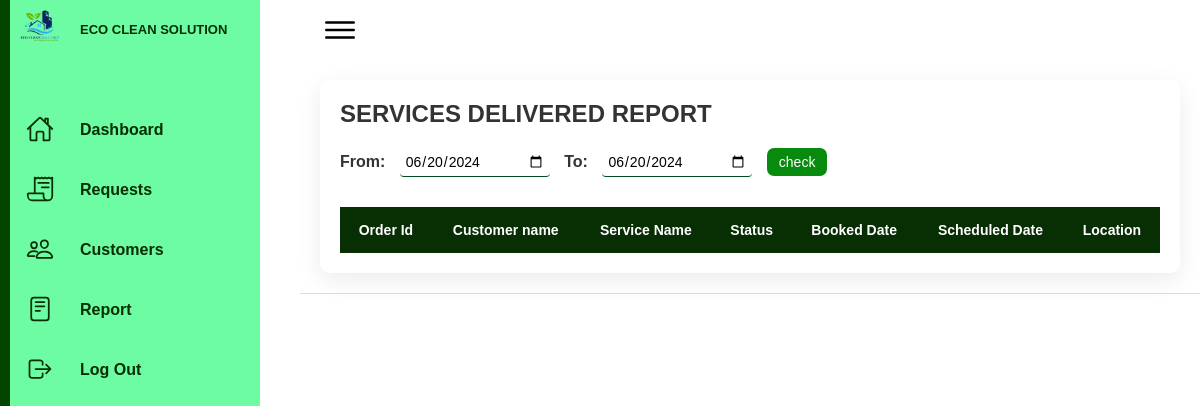
Before: /admin/report (signed in) with the older database file.
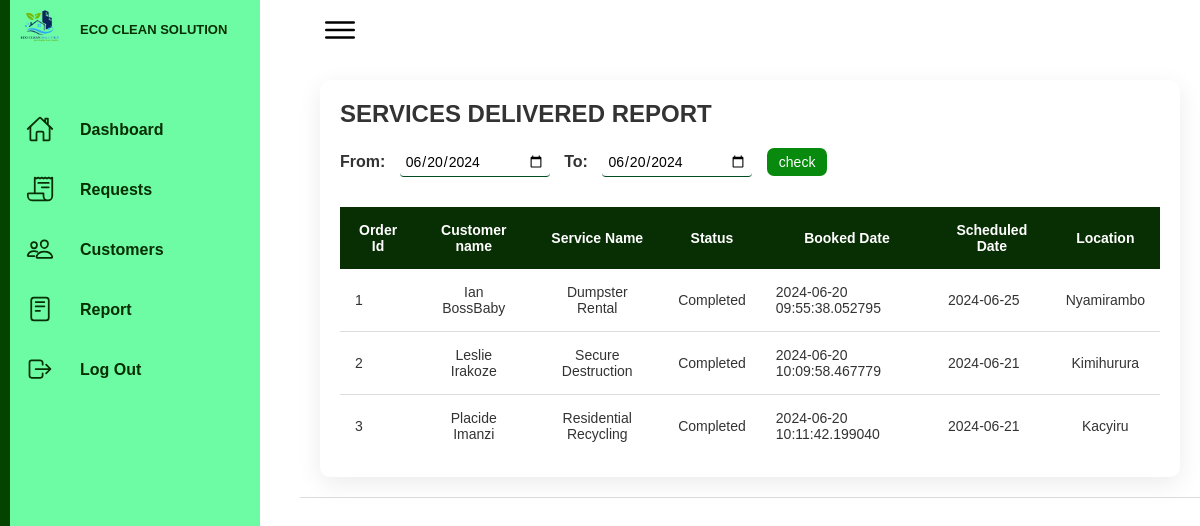
After: the same page with the newer database file.
### EcoApp/model.py (models this page shows, shortened)
class Order(db.Model):
    id = db.Column(db.Integer, primary_key=True)
    user_id = db.Column(db.Integer, db.ForeignKey('users.id'), nullable=False)
    timestamp = db.Column(db.DateTime, nullable=False, default=datetime.utcnow)
    scheduled_date = db.Column(db.Date, nullable=False)  # New column for scheduled date
    status = db.Column(db.String(20), nullable=False, default='Pending')  # Default status to 'Pending'
    order_services = db.relationship('OrderServices', backref='order', lazy=True)

class Users(db.Model, UserMixin):
    id = db.Column(db.Integer, primary_key=True)
    first_name = db.Column(db.String(20), nullable=False)
    last_name = db.Column(db.String(20), nullable=False)
    email = db.Column(db.String(40), nullable=False, unique=True)
    district = db.Column(db.String(20), nullable=False)
    sector = db.Column(db.String(20), nullable=False)
    village = db.Column(db.String(20), nullable=False)
    street = db.Column(db.String(20), nullable=True)
    password = db.Column(db.String(200), nullable=False)  # Increased length for hashed password
    cell = db.Column(db.String(20), nullable=False)
    is_admin = db.Column(db.Boolean, default=False)
    orders = db.relationship('Order', backref='user', lazy=True)

class Services(db.Model):
    id = db.Column(db.Integer, primary_key=True)
    service_name = db.Column(db.String(50), nullable=False, unique=True)
    price = db.Column(db.Integer, nullable=False)
    order_services = db.relationship('OrderServices', backref='service', lazy=True)

### EcoApp/routes.py (the view)
@app.route("/admin/report", methods=["GET", "POST"])
@login_required
def report():
    form = RangeTime()
    if not current_user.is_authenticated or not current_user.is_admin:
        abort(403)
    if request.method == 'GET':
        form.datefrom.data = datetime.now().date()
        form.dateto.data = datetime.now().date()
    if form.validate_on_submit():
        date_from = datetime.strptime(form.datefrom.data, "%Y-%m-%d").date()
        date_to = datetime.strptime(form.dateto.data, "%Y-%m-%d").date()
        ordersReq = Order.query.filter(Order.status == "Completed",
                                       Order.scheduled_date.between(date_from, date_to)).all()
    else:
        ordersReq = Order.query.filter_by(status="Completed").all()
    usersNumber = len(Users.query.filter(Users.email != "admin@gmail.com").all())
    ordersReqNumber = len(ordersReq)
    return render_template("adminrepo.html", ordersReq=ordersReq, number=usersNumber, reqnumber=ordersReqNumber, form=form)

### EcoApp/form.py
class RangeTime(FlaskForm):
    datefrom = DateField("From", validators=[DataRequired()])
    dateto = DateField("To", validators=[DataRequired()])
    submit= SubmitField("check")

### EcoApp/model.py (called while the page is built)
@login_manager.user_loader
def load_user(user_id):
    return Users.query.get(int(user_id))

### EcoApp/templates/adminrepo.html (shortened to what this page needs)
<!DOCTYPE html>
<html lang="en">
<head>
    <link rel="stylesheet" href="../static/admin-dash.css">
</head>
<body>
    <div class="container">
        <div class="navigation">
            <ul>
                <li>
                    <a href="{{ url_for('admin') }}">
                        <img class="icon" src="../static/images/logo.png" alt="">
                        <span class="topup">ECO CLEAN SOLUTION</span>
                    </a>
                </li>
                <li>
                    <a href="{{ url_for('admin') }}">
                        <span class="icon">
                            <ion-icon name="home-outline"></ion-icon>
                        </span>
                        <span class="title">Dashboard</span>
                    </a>
                </li>
                <li>
                    <a href="{{ url_for('admin' ) }}">
                        <span class="icon">
                            <ion-icon name="receipt-outline"></ion-icon>
                        </span>
                        <span class="title">Requests</span>
                    </a>
                </li>
                <li>
                    <a href="{{ url_for('customers' ) }}">
                        <span class="icon">
                            <ion-icon name="people-outline"></ion-icon>
                        </span>
                        <span class="title">Customers</span>
                    </a>
                </li>
                <li>
                    <a href="{{ url_for('report') }}">
                        <span class="icon">
                            <ion-icon name="reader-outline"></ion-icon>
                        </span>
                        <span class="title">Report</span>
                    </a>
                </li>
                <li>
                    <a href="{{ url_for('logout' ) }}" class="logout">
                        <span class="icon">
                            <ion-icon name="log-out-outline"></ion-icon>
                        </span>
                        <span class="title">Log Out</span>
                    </a>
                </li>
            </ul>
        </div>
        <div class="main">
            <div class="topbar">
                <div class="toggle">
                    <ion-icon name="menu-outline"></ion-icon>
                </div>
            </div>
            <div class="details">
                <div class="recentOrders">
                    <div class="cardHeader">
                        <h2>SERVICES DELIVERED REPORT</h2>
                    </div>
                    <form action="{{ url_for('report') }}" method="post">
                        <h6>From: {{ form.datefrom }} To: {{ form.datefrom }}
                            {{ form.submit(class="button")}}
                        </h6>
                    </form>
                    <table class="report" id="orderTable">
                        <thead>
                            <tr>
                                <th>Order Id</th>
                                <th>Customer name</th>
                                <th>Service Name</th>
                                <th>Status</th>
                                <th> Booked Date</th>
                                <th>Scheduled Date</th>
                                <th>Location</th>
                            </tr>
                        </thead>
                        <tbody>
                            {% for order in ordersReq %}
                            <tr>
                            <td > {{ order.id }} </td>
                            <td>{{ order.user.first_name }} {{ order.user.last_name }}</td>
                            <td>{{ order.order_services[0].service.service_name }}</td>
                            <td>{{ order.status }}</td>
                            <td>{{ order.timestamp }}</td>
                            <td>{{ order.scheduled_date }}</td>
                            <td>{{ order.user.sector }}</td>
                            </tr>
                           {% endfor %}
                        </tbody>
                    </table>
                </div>
    </div>
</body>
</html>

### EcoApp/static/admin-dash.css (style rules this page uses)
* { font-family: 'poppins', sans-serif; margin: 0; padding: 0; box-sizing: border-box; }
:root { --blue: #044401; --gray: #f5f5f5; --side: rgb(8, 46, 4); --black1: #222; --black2: #6dfca4; --white: #ffffff; --light-grey: #f9f9f9; --grey: #dcdcdc; --black: #333333; --black-light: #666666; --success: #35c958; --warning: #d6a617; --danger: #dc3545; --info: #17a2b8; }
body { min-height: 100vh; overflow-x: hidden; }
.container { position: relative; width: 100%; box-shadow: 0 0 10px rgba(0, 0, 0, 0.1); border-radius: 10px; }
.navigation { position: fixed; width: 260px; height: 100%; background: var(--black2); border-left: 10px solid var(--blue); transition: 0.5s; overflow: hidden; display: flex; flex-direction: column; justify-content: space-between; }
.navigation ul { width: 100%; padding: 0; margin: 0; list-style: none; flex-grow: 1; }
.navigation ul li { position: relative; width: 100%; border-top-left-radius: 30px; border-bottom-left-radius: 30px; }
.navigation ul li:nth-child(1) { margin-bottom: 40px; pointer-events: none; }
.navigation ul li a { position: relative; display: block; width: 100%; display: flex; text-decoration: none; color: var(--side); }
.navigation ul li a .icon { position: relative; display: block; min-width: 60px; height: 60px; line-height: 75px; text-align: center; }
.navigation ul li a .icon ion-icon { font-size: 1.75rem; }
h6 { font-family: Arial, sans-serif; font-size: 16px; color: #333; margin: 20px 0; text-align: left; }
h6 input[type='date'] { padding: 5px; margin: 0 10px; border: 0; border-bottom: 1px solid #034b21; border-radius: 4px; font-size: 14px; width: 150px; box-sizing: border-box; }
h6 .button[type='submit'] { padding: 6px 12px; background-color: #078a0e; color: white; border: none; border-radius: 7px; font-size: 14px; cursor: pointer; }
.navigation ul li a .topup { position: relative; display: block; padding: 0 10px; font-size: 13px; height: 60px; font-weight: 900; line-height: 60px; text-align: start; white-space: nowrap; }
.navigation ul li a .title { position: relative; display: block; padding: 0 10px; height: 60px; font-weight: 600; line-height: 60px; text-align: start; white-space: nowrap; }
.logout { margin-top: auto; }
.main { position: absolute; width: calc(100% - 300px); left: 300px; min-height: 100vh; background: var(--white); transition: 0.5s; }
.topbar { width: 100%; height: 60px; display: flex; justify-content: space-between; align-items: center; padding: 0 10px; }
.toggle { position: relative; width: 60px; height: 60px; display: flex; justify-content: center; align-items: center; font-size: 2.5rem; cursor: pointer; }
.details { position: relative; width: 100%; padding: 20px; display: grid; grid-gap: 30px; border-bottom: 1px solid var(--grey); }
.details .recentOrders { position: relative; display: grid; background: var(--white); padding: 20px; box-shadow: 0 7px 25px rgba(0, 0, 0, 0.08); border-radius: 10px; }
.details .cardHeader { display: flex; justify-content: space-between; align-items: center; }
.cardHeader h2 { font-weight: 900; color: var(--black); text-decoration: darkcyan; }
.details table { width: 100%; border-collapse: collapse; margin-top: 10px; font-size: 14px; }
.details table thead th { font-weight: 600; background-color: var(--side); color: var(--white); padding: 15px; }
.details .recentOrders table tr { color: var(--black); border-bottom: 1px solid var(--grey); transition: background 0.3s, color 0.3s; }
.details .recentOrders table tr:last-child { border-bottom: none; }
.details .recentOrders table tr td { padding: 15px; }
.details .recentOrders table tr td:last-child { text-align: center; }
.details .recentOrders table tr td:nth-child(2), .details .recentOrders table tr td:nth-child(3) { text-align: center; }

Changed rows visible on the page:
now on this page (row edited): Order: id "1", user.first_name "Ian", user.last_name "BossBaby", service_name "Dumpster Rental", status "Completed", timestamp "2024-06-20 09:55:38.052795", scheduled_date "2024-06-25", user.sector "Nyamirambo"
now on this page (row edited): Order: id "2", user.first_name "Leslie", user.last_name "Irakoze", service_name "Secure Destruction", status "Completed", timestamp "2024-06-20 10:09:58.467779", scheduled_date "2024-06-21", user.sector "Kimihurura"
now on this page (row edited): Order: id "3", user.first_name "Placide", user.last_name "Imanzi", service_name "Residential Recycling", status "Completed", timestamp "2024-06-20 10:11:42.199040", scheduled_date "2024-06-21", user.sector "Kacyiru"
